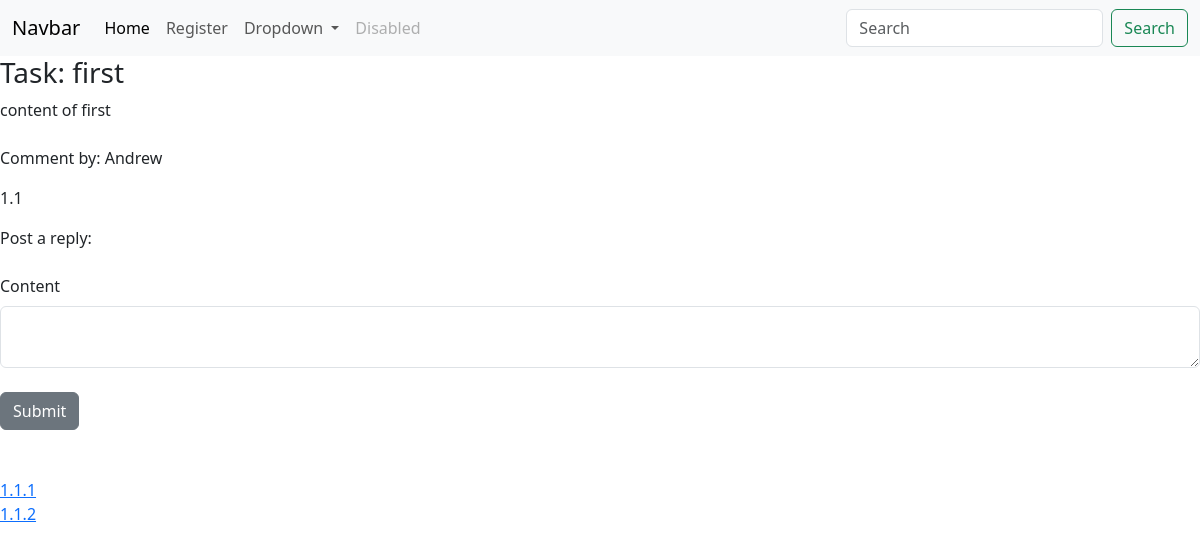
/comment/1 (signed in), run on the app's committed database.
### app/models/models.py (models this page shows, shortened)
class GroupTasks(db.Model): # TODO reference other users, and each user can see their tasks
    id = db.Column(db.Integer, primary_key=True)
    poster_id = db.Column(db.Integer, db.ForeignKey('users.id'))
    title = db.Column(db.String(55))
    content = db.Column(db.Text)
    due_date = db.Column(db.DateTime, default=datetime.utcnow)
    date_posted = db.Column(db.DateTime, default=datetime.utcnow)
    status = db.Column(db.Integer, default = 0)
    tally = db.Column(db.Integer, default = 0)

class Users(db.Model, UserMixin):
    id = db.Column(db.Integer, primary_key=True)
    key = db.Column(db.String(20), nullable=False)
    username = db.Column(db.String(20), nullable=False, unique=True)
    name = db.Column(db.String(40), nullable=False)
    date_added = db.Column(db.DateTime, default=datetime.utcnow)
    password_hash = db.Column(db.String(128))
    @property
    def password(self):
        raise AttributeError('password is not a readable attribute!')

class GroupTasksComments(db.Model):
    id = db.Column(db.Integer, primary_key=True, autoincrement=True)
    task_id = db.Column(db.Integer, db.ForeignKey('group_tasks.id'))
    parent_id = db.Column(db.Integer, db.ForeignKey('group_tasks_comments.id'), nullable=True, default = 0) # null by default
    poster_id = db.Column(db.Integer, db.ForeignKey('users.id'))
    content = db.Column(db.String(1000), nullable=False)
    date_posted = db.Column(db.DateTime, default=datetime.utcnow)
    last_updated = db.Column(db.DateTime, default=datetime.utcnow)
    tally = db.Column(db.Integer, default = 0)

### app/dash/routes.py (the view)
@dash_bp.route("/comment/<int:id>", methods=['GET', 'POST'])
@login_required
def comment(id):
    comment_form = GroupTaskCommentForm()
    if comment_form.validate_on_submit():
        task_id = paul.get_comment(id).task_id
        return paul.post_threaded_comment_and_redirect(comment_form, id,task_id)
    comments = paul.get_threaded_comments(id)
    parent_comment = paul.get_comment(id)
    name = paul.get_poster_name(parent_comment.poster_id)
    task = paul.get_root_task(id)
    comment_form.content.data = ''
    return render_template("comment.html", id=id, comments=comments, parent_comment=parent_comment, comment_form=comment_form, name=name, task=task)

### app/forms.py
class GroupTaskCommentForm(FlaskForm):
    content = CKEditorField('Content', validators=[DataRequired()])
    submit = SubmitField("Submit")

class SearchForm(FlaskForm):
    searched = StringField("Searched", validators=[DataRequired()])
    submit = SubmitField("Submit")

### app/DataInterface/group.py (called while the page is built)
    def get_comment(self, id):
        return GroupTasksComments.query.get_or_404(id)

    def get_threaded_comments(self, id):
        comments = []
        get_comments = GroupTasksComments.query.filter_by(parent_id = id)
        for i in get_comments:
            comments.append(i)
        return comments

    def get_poster_name(self, poster_id ):
        return Users.query.filter_by(id = poster_id).first().name

    def get_root_task(self, comment_id):
        comment = self.get_comment(comment_id)
        task_id = comment.task_id
        task = GroupTasks.query.filter_by(id=task_id).first()
        return task

### app/__init__.py (called while the page is built)
def create_app():
    app = Flask(__name__)
    app.config.from_object(Config)
    app.config['SECRET_KEY'] = "abcd"
    app.config['SESSION_TYPE'] = 'memcached'
    login_manager = LoginManager()
    login_manager.init_app(app)
    login_manager.login_view = 'login'
    @login_manager.user_loader
    def load_user(user_id):
        return Users.query.get(int(user_id))
    @login_manager.user_loader
    def get_user(ident):
        return Users.query.get(int(ident))
    from .auth.routes import auth_bp
    app.register_blueprint(auth_bp)
    from .dash.routes import dash_bp
    app.register_blueprint(dash_bp)
    from .search.routes import search_bp
    app.register_blueprint(search_bp)
    db.init_app(app)
    with app.app_context():
        db.create_all()
    app.register_error_handler(403, forbidden)
    return app

### run.py (called while the page is built)
@app.context_processor
def base():
    form = SearchForm()
    return dict(form=form)

### app/templates/comment.html (shortened to what this page needs)
{% extends 'base.html' %}
{% block content %}
<h3> Task: {{task.title}}</h3>
{{task.content}}
<br><br>
<p>Comment by: {{ name }}</p>
<p style="max-width: 500px; word-wrap: break-word; width: 500px;">{{ parent_comment.content }}</p>
Post a reply:
<form method="POST">
    <br/>
    {{ comment_form.content.label(class="form-label") }}
    {{ comment_form.content(class="form-control") }}
    <br/>
    {{ comment_form.submit(class="btn btn-secondary") }}
</form>
<br><br>
{%for u in comments%}
<tbody style="margin-left: 50px;">
  <tr>
    <td colspan="2" style="max-width: 500px;"> <a href="{{url_for('dash_bp.comment', id=u.id)}}">{{u.content}}</a></td>
    <br>
</tr>
</tbody>
{%endfor%}
{%endblock%}

### data on the page
GroupTasks: title "first", content "content of first"
Users: name "Andrew"
GroupTasksComments: content "1.1"
GroupTasksComments: content "1.1.1"
GroupTasksComments: content "1.1.2"

### other printed values
{{ comment_form.content.label(class="form-label") }} "Content"
